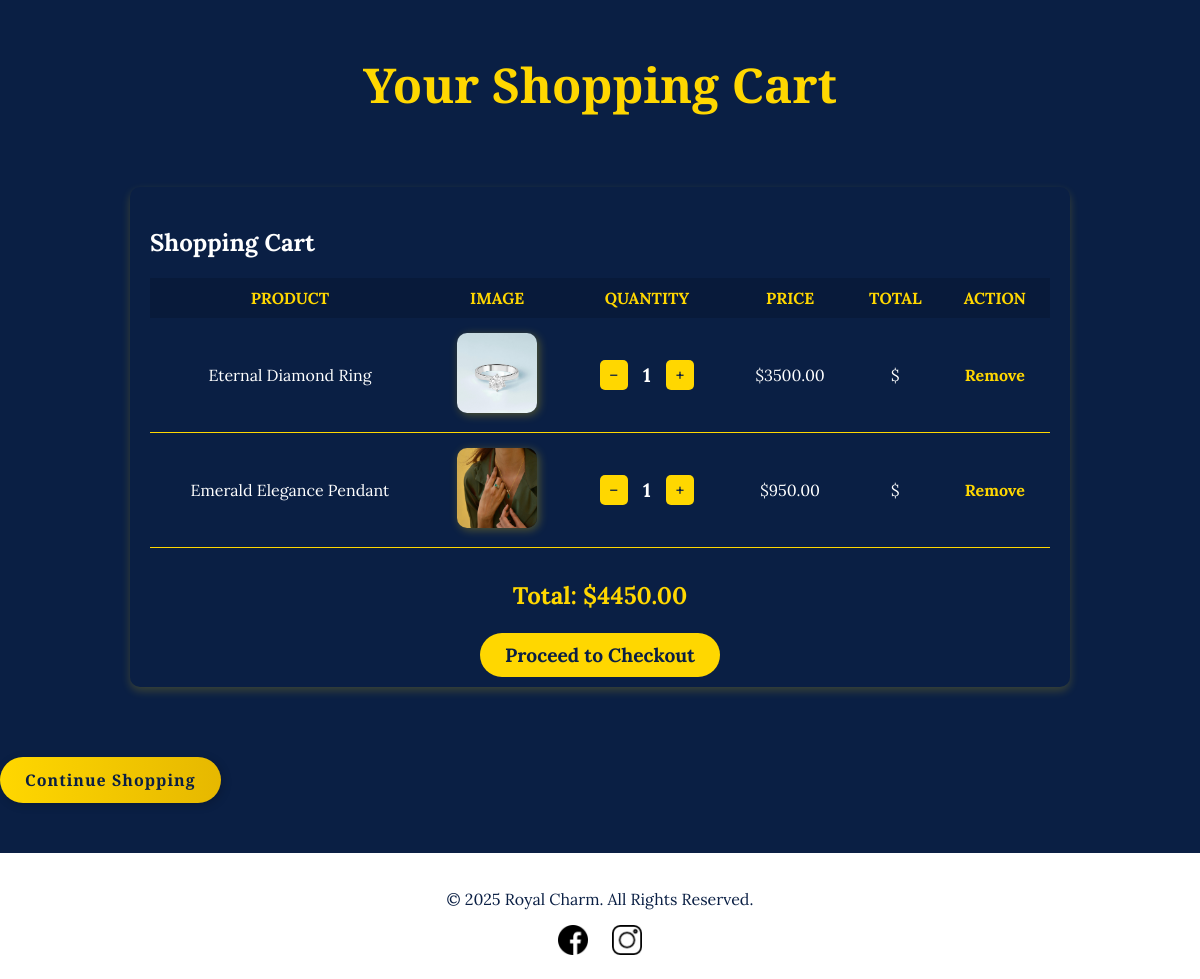
The page /cart/ (signed in) on the database as committed earlier.
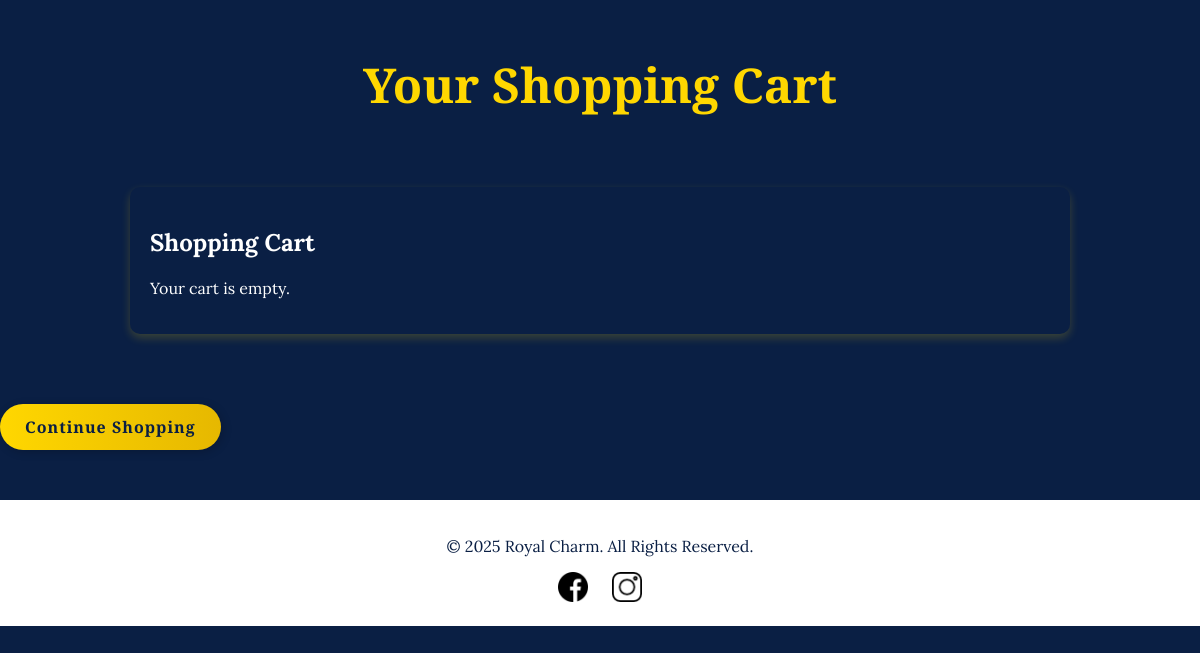
The same page on the database as committed later.
### store/models.py (models this page shows, shortened)
class Cart(models.Model):
    user = models.ForeignKey(User, on_delete=models.CASCADE, null=True, blank=True)
    product = models.ForeignKey(Product, on_delete=models.CASCADE)
    quantity = models.PositiveIntegerField(default=1)
    added_at = models.DateTimeField(auto_now_add=True)

class Product(models.Model):
    name = models.CharField(max_length=255)
    description = models.TextField()
    price = models.DecimalField(max_digits=10, decimal_places=2)
    image = models.ImageField(upload_to='product_images/', blank=True, null=True)
    category = models.ForeignKey(Category, on_delete=models.CASCADE, related_name="products", null=True, blank=True)
    created_at = models.DateTimeField(auto_now_add=True)

### store/views.py (the view)
# urls.py: path('cart/', view_cart, name='view_cart'),
def view_cart(request):
    if request.user.is_authenticated:
        cart_items = Cart.objects.filter(user=request.user)
    else:
        cart_items = Cart.objects.filter(user=None)  # Guest users (optional)
    total_price = sum(item.product.price * item.quantity for item in cart_items)
    return render(request, 'store/cart.html', {
        'cart_items': cart_items,
        'total_price': total_price  # ✅ Send total price to the template
    })

### store/templates/store/cart.html (shortened to what this page needs)
{% load static %}
<!DOCTYPE html>
<html lang="en">
<head>
    <link rel="stylesheet" href="{% static 'store/styles.css' %}">
</head>
<body>
    <h1>Your Shopping Cart</h1>
    <div class="container cart-container">
        <h2 class="text-center text-gold">Shopping Cart</h2>
        {% if cart_items %}
            <table class="table cart-table">
                <thead>
                    <tr>
                        <th>Product</th>
                        <th>Image</th>
                        <th>Quantity</th>
                        <th>Price</th>
                        <th>Total</th>
                        <th>Action</th>
                    </tr>
                </thead>
                <tbody>
                    {% for item in cart_items %}
                    <tr>
                        <td>{{ item.product.name }}</td>
                        <td>
                            <img src="{{ item.product.image.url }}" class="cart-img" alt="{{ item.product.name }}">
                        </td>
                        <td>
                            <div class="quantity-control">
                                <a href="{% url 'update_cart' item.product.pk 'decrease' %}" class="qty-btn">−</a>
                                <span class="qty-number">{{ item.quantity }}</span>
                                <a href="{% url 'update_cart' item.product.pk 'increase' %}" class="qty-btn">+</a>
                            </div>
                        </td>
                        <td>${{ item.product.price }}</td>
                        <td>${{ item.total_price }}</td>
                        <td>
                            <a href="{% url 'remove_from_cart' item.product.pk %}" class="btn btn-danger btn-sm">Remove</a>
                        </td>
                    </tr>
                    {% endfor %}
                </tbody>
            </table>
            <div class="cart-summary">
                <h4>Total: <span class="text-gold">${{ total_price|floatformat:2 }}</span></h4>
                <a href="{% url 'checkout' %}" class="btn btn-success">Proceed to Checkout</a>
            </div>
        {% else %}
            <p class="text-center">Your cart is empty.</p>
        {% endif %}
    </div>
    <br>
    <a href="/" class="button">Continue Shopping</a>
<footer class="footer">
    <div class="container text-center">
        <p class="footer-text">&copy; 2025 Royal Charm. All Rights Reserved.</p>
        <div class="social-icons">
            <a href="https://facebook.com" target="_blank" class="social-link">
                <img src="{% static 'store/facebook-icon.png' %}" alt="Facebook">
            </a>
            <a href="https://instagram.com" target="_blank" class="social-link">
                <img src="{% static 'store/instagram-icon.png' %}" alt="Instagram">
            </a>
        </div>
    </div>
</footer>
</body>
</html>

Rows that differ between the two databases and show on the page:
removed Cart: product.name "Eternal Diamond Ring", product.image (picture), quantity "1", product.price "3500.00"
removed Cart: product.name "Emerald Elegance Pendant", product.image (picture), quantity "1", product.price "950.00"
Other text that changed with them:
{{ total_price|floatformat:2 }}: "4450.00" → (not shown)
text no longer shown: "PRODUCT IMAGE QUANTITY PRICE TOTAL ACTION Total: $ Proceed to Checkout"
text now shown: "Your cart is empty."
